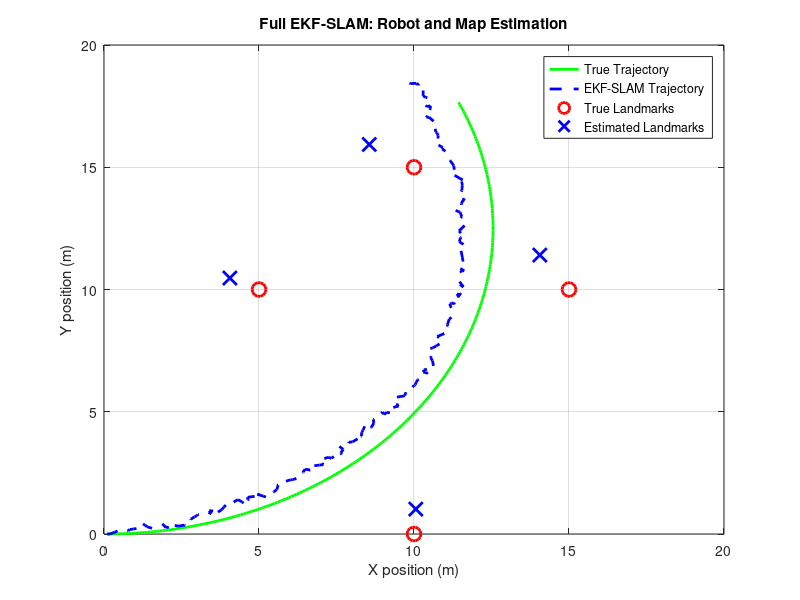

Source code (MATLAB):
clc;
clear;
close all;

%% ============================================================
% FULL EKF-SLAM (Robot Pose + Landmark Map Estimation)
% State: [x y theta xL1 yL1 xL2 yL2 ...]'
% ============================================================

%% Simulation parameters
dt = 0.1;
N  = 250;

%% Control inputs
v = 1.0;
w = 0.08;

%% True landmark positions (UNKNOWN to filter)
landmarks_true = [ 5  10  15  10;
                  10   0  10  15];
numL = size(landmarks_true,2);

%% Noise covariances
R = diag([0.01 0.01 0.005]);   % Robot motion noise
Q = diag([0.1 0.01]);          % Measurement noise

%% Initial true robot state
x_true = [0; 0; 0];

%% Initial EKF-SLAM state (robot only)
u_0 = zeros(3 + 2*numL, 1); 

robot_pose_block = zeros(3, 3);
landmark_block = diag(ones(2*numL, 1) * 1e6); % Very high uncertainty 

Sigma_0 = blkdiag(robot_pose_block, landmark_block); % (3+2N)x(3+2N) matrix

%% Landmark initialization flag
landmark_initialized = false(1, numL);

%% Data storage
true_path = zeros(3,N);
est_path  = zeros(3,N);

%% ============================================================
% Main EKF-SLAM Loop
% ============================================================

y_t_1 = u_0;
Sigma_t_1 = Sigma_0;

I_1 = eye(3);
Z = zeros(3, 2*numL);
F_x = [I_1, Z];
R_new = F_x' * R * F_x;
I_2 = eye(3 + 2*numL);

for k = 1:N
    
        %% -------- TRUE ROBOT MOTION --------
    x_true = x_true + ...
        [v*dt*cos(x_true(3));
         v*dt*sin(x_true(3));
         w*dt];
    
        %% -------- EKF PREDICTION --------
              
    y_t_predicted = y_t_1 +  F_x' * [v*dt*cos(y_t_1(3));
                           v*dt*sin(y_t_1(3));
                           w*dt];
     
    p = [0 0 -v*dt*sin(y_t_1(3));
         0 0  v*dt*cos(y_t_1(3));
         0 0  0];
    G_t = I_2 + F_x' * p * F_x;
    Sigma_t_predicted = G_t * Sigma_t_1 * G_t' + R_new;
    
    %% -------- EKF UPDATE (FOR EACH LANDMARK) --------
    for i = 1:numL
        
        % True measurement
        dx = landmarks_true(1,i) - x_true(1);
        dy = landmarks_true(2,i) - x_true(2);
        r  = sqrt(dx^2 + dy^2);
        b  = atan2(dy, dx) - x_true(3);

        z = [r; b] + sqrt(Q)*randn(2,1);
        
        idx = 3 + 2*i - 1;   % Landmark index in state
        
        %% ---- Initialize landmark if unseen ----
        if ~landmark_initialized(i)
            u_jx = y_t_predicted(1) + z(1) * cos(z(2) + y_t_predicted(3));
            u_jy = y_t_predicted(2) + z(1) * sin(z(2) + y_t_predicted(3));
            
            y_t_predicted(idx) = u_jx;
            y_t_predicted(idx+1) = u_jy;
            
            landmark_initialized(i) = true;
            continue;
        end
        
        delta_x = y_t_predicted(idx) - y_t_predicted(1);
        delta_y = y_t_predicted(idx+1) - y_t_predicted(2);
        
        delta = [delta_x;
                 delta_y];
        q = delta' * delta;
        
        z_pred = [sqrt(q);
                  atan2(delta_y, delta_x) - y_t_predicted(3)];

        P1 = [eye(3); zeros(2, 3)];
        P2 = zeros(5, 2*i - 2);
        P3 = [zeros(3, 2); eye(2)];
        P4 = zeros(5, 2*numL - 2*i);

        % Concatenate all parts 
        F_xj = [P1, P2, P3, P4];
        
        h_it = (1/q) * [ -sqrt(q)*delta_x, -sqrt(q)*delta_y,  0,   sqrt(q)*delta_x,  sqrt(q)*delta_y;
                          delta_y,         -delta_x,         -q,   -delta_y,         delta_x     ];
        H_it = h_it * F_xj;
        
        % Kalman gain
        S = H_it * Sigma_t_predicted *  H_it' + Q;
        K = (Sigma_t_predicted * H_it') / S;
        
        % Update
        
        Z_ = z - z_pred;
        Z_(2) = atan2(sin(Z_(2)), cos(Z_(2)));
        
        y_t_predicted = y_t_predicted + K * (Z_);
        Sigma_t_predicted = (eye(3+2*numL) - K * H_it) * Sigma_t_predicted;
    end
    
    y_t_corrected = y_t_predicted;
    y_t_1 = y_t_corrected;
    
    Sigma_t_corrected = Sigma_t_predicted;
    Sigma_t_1 = Sigma_t_corrected;
    
    true_path(:,k) = x_true;
    est_path(:,k)  = y_t_corrected(1:3);

end 

%% ============================================================
% PLOTTING
% ============================================================

figure;
plot(true_path(1,:), true_path(2,:), 'g-', 'LineWidth', 2); hold on;
plot(est_path(1,:), est_path(2,:), 'b--', 'LineWidth', 2);
plot(landmarks_true(1,:), landmarks_true(2,:), 'ro', 'MarkerSize', 10, 'LineWidth', 2);

% Plot estimated landmarks
for i = 1:numL
    idx = 3 + 2*i - 1;
    plot(y_t_corrected(idx), y_t_corrected(idx+1), 'bx', 'MarkerSize', 10, 'LineWidth', 2);
end

grid on;
xlabel('X position (m)');
ylabel('Y position (m)');
legend('True Trajectory','EKF-SLAM Trajectory','True Landmarks','Estimated Landmarks');
title('Full EKF-SLAM: Robot and Map Estimation');
